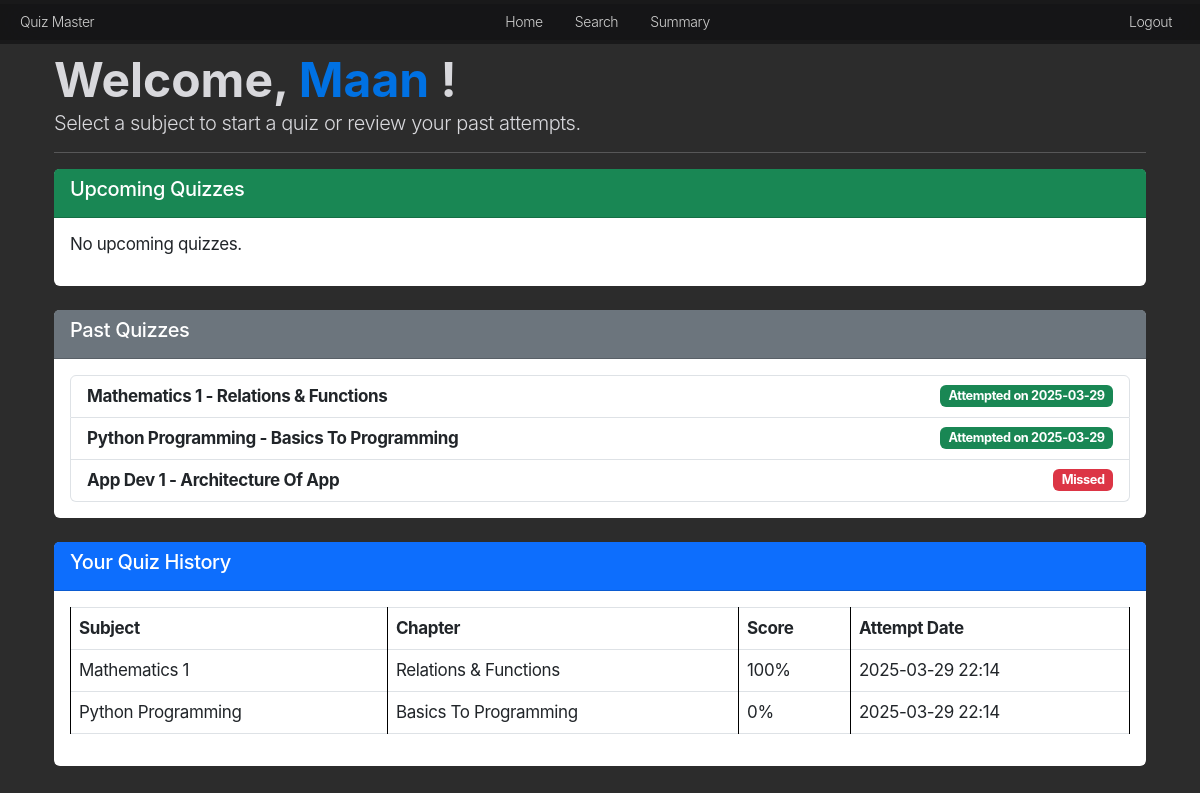
The page /user/dashboard (signed in) on the database its author committed.
### models.py (models this page shows, shortened)
class User(UserMixin, db.Model):
    id = db.Column(db.Integer, primary_key=True)
    email = db.Column(db.String(100), unique=True, nullable=False)
    password = db.Column(db.String(255), nullable=False)
    full_name = db.Column(db.String(100), nullable=False)
    qualification = db.Column(db.String(100))
    dob = db.Column(db.Date)
    is_admin = db.Column(db.Boolean, default=False)

class Subject(db.Model):
    id = db.Column(db.Integer, primary_key=True)
    name = db.Column(db.String(100), unique=True, nullable=False)
    description = db.Column(db.Text, nullable=True)

class Chapter(db.Model):
    id = db.Column(db.Integer, primary_key=True)
    name = db.Column(db.String(100), nullable=False)
    description = db.Column(db.Text, nullable=True)
    subject_id = db.Column(db.Integer, db.ForeignKey('subject.id'), nullable=False)
    subject = db.relationship('Subject', backref=db.backref('chapters', lazy=True))

class Score(db.Model):
    id = db.Column(db.Integer, primary_key=True)
    quiz_id = db.Column(db.Integer, db.ForeignKey('quiz.id'), nullable=False)
    user_id = db.Column(db.Integer, db.ForeignKey('user.id'), nullable=False)
    timestamp = db.Column(db.DateTime, default=datetime.utcnow)
    total_scored = db.Column(db.Integer, nullable=False)
    quiz = db.relationship('Quiz', backref=db.backref('scores', lazy=True))
    user = db.relationship('User', backref=db.backref('scores', lazy=True))

### routes.py (the view)
@main.route('/user/dashboard')
@login_required
def user_dashboard():
    if session.get('user_role') != 'user':
        flash("Access denied.", "danger")
        return redirect(url_for('main.home'))
    current_user = get_current_user()
    quizzes = Quiz.query.all()
    current_date = date.today()
    scores = Score.query.filter_by(user_id=session['user_id']).all()
    attempted_quiz_ids = {score.quiz_id for score in scores}
    upcoming_quizzes = [
        quiz for quiz in quizzes if quiz.date_of_quiz >= current_date and quiz.id not in attempted_quiz_ids
    ]
    user_attempts = {score.quiz_id: score.timestamp for score in Score.query.filter_by(user_id=session['user_id']).all()}
    past_quizzes = [
        {
            "quiz": quiz,
            "attempted": quiz.id in attempted_quiz_ids,
            "timestamp": user_attempts.get(quiz.id)
        }
        for quiz in quizzes if quiz.date_of_quiz < current_date or quiz.id in user_attempts
    ]
    return render_template('user_dashboard.html',
                           quizzes=quizzes,
                           scores=scores,
                           upcoming_quizzes=upcoming_quizzes,
                           past_quizzes=past_quizzes,
                           current_user=current_user,
                           current_date=current_date)

### routes.py (called while the page is built)
def login_required(f):
    @wraps(f)
    def decorated_function(*args, **kwargs):
        if 'user_id' not in session:
            flash("Please log in to access this page.", "danger")
            return redirect(url_for('auth.login'))
        return f(*args, **kwargs)
    return decorated_function

def get_current_user():
    if 'user_id' in session:
        return User.query.get(session['user_id'])
    return None

### templates/user_dashboard.html (shortened to what this page needs)
{% extends "base.html" %}
{% block content %}
<div class="container">
    <h2 class="mt-4">
        Welcome,
        <span style="color: var(--blue);">{{current_user.full_name}}</span> !
    </h2>
    <p class="lead">Select a subject to start a quiz or review your past attempts.</p>
    <hr>
    <div class="card mb-4">
        <div class="card-header bg-success text-white">
            <h5>Upcoming Quizzes</h5>
        </div>
        <div class="card-body">
            {% if upcoming_quizzes %}
                <ul class="list-group">
                    {% for quiz in upcoming_quizzes %}
                        <li class="list-group-item d-flex justify-content-between align-items-center">
                            <strong>{{ quiz.chapter.subject.name }} - {{ quiz.chapter.name }}</strong>
                            {% if quiz.date_of_quiz == current_date %}
                                <a href="{{ url_for('main.start_quiz', quiz_id=quiz.id) }}" class="btn btn-primary btn-sm">Start Quiz</a>
                            {% else %}
                                <span class="badge bg-warning text-dark">Available on {{ quiz.date_of_quiz }}</span>
                            {% endif %}
                        </li>
                    {% endfor %}
                </ul>
            {% else %}
                <p>No upcoming quizzes.</p>
            {% endif %}
        </div>
    </div>
    <div class="card mb-4">
        <div class="card-header bg-secondary text-white">
            <h5>Past Quizzes</h5>
        </div>
        <div class="card-body">
            {% if past_quizzes %}
                <ul class="list-group">
                    {% for entry in past_quizzes %}
                        <li class="list-group-item d-flex justify-content-between align-items-center">
                            <strong>{{ entry.quiz.chapter.subject.name }} - {{ entry.quiz.chapter.name }}</strong>
                            {% if entry.attempted %}
                                <span class="badge bg-success">Attempted on {{ entry.timestamp.strftime('%Y-%m-%d') }}</span>
                            {% else %}
                                <span class="badge bg-danger">Missed</span>
                            {% endif %}
                        </li>
                    {% endfor %}
                </ul>
            {% else %}
                <p>No past quizzes.</p>
            {% endif %}
        </div>
    </div>
    <div class="card mb-4">
        <div class="card-header bg-primary text-white">
            <h5>Your Quiz History</h5>
        </div>
        <div class="card-body">
            {% if scores %}
                <table class="table table-bordered">
                    <thead>
                        <tr>
                            <th>Subject</th>
                            <th>Chapter</th>
                            <th>Score</th>
                            <th>Attempt Date</th>
                        </tr>
                    </thead>
                    <tbody>
                        {% for score in scores %}
                            <tr>
                                {% if score.quiz and score.quiz.chapter and score.quiz.chapter.subject %}
                                    <td>{{ score.quiz.chapter.subject.name }}</td>
                                    <td>{{ score.quiz.chapter.name }}</td>
                                    <td>{{ score.total_scored }}%</td>
                                    <td>{{ score.timestamp.strftime('%Y-%m-%d %H:%M') }}</td>
                                {% else %}
                                    Deleted Quiz
                                {% endif %}
                            </tr>
                        {% endfor %}
                    </tbody>
                </table>
            {% else %}
                <p>No quiz attempts found. Try a quiz now!</p>
            {% endif %}
        </div>
    </div>
</div>
{% endblock %}

### static/style.css (style rules this page uses)
:root { --nav-bg: rgb(22,22,23,0.8); --white: #f5f5f7; --bg: #f5f5f8; --dark-bg: #2c2c2c; --dark-box: #1c1c1c; --beinge-white: rgb(216,216,220); --gray: rgb(99,99,102) ; --blue: #0071e3; --orange: #bf4800; --red: rgb(215,0,21); --success: rgb(48,219,91); --yellow: rgb(255,214,10); --nav-color: rgba(255, 255, 255, .8); --nav-color-secondary: #E8E8ED; --nav-color-hover: #FFFFFF; --main-white: #ffffff; }
body { background-color: var(--dark-bg); font-size: 17px; line-height: 1.47059; font-weight: 400; letter-spacing: -0.022em; font-family: "SF Pro Text", "SF Pro Icons", "AOS Icons", "Helvetica Neue", Helvetica, Arial, sans-serif; color: var(--beinge-white); font-style: normal; overflow: hidden; overflow-y: auto; }
.container { margin-top: 56px; }
.card { border: none; }
h2 { font-size: 48px; line-height: 1; font-weight: 700; letter-spacing: -0.00043em; }
table { border-collapse: collapse; width: 100%; }
th, td { border: 2px solid black; padding: 10px; text-align: left; }
th { background-color: #f2f2f2; }
tr:nth-child(even) { background-color: #f9f9f9; }
p { font-size: 17px; line-height: 1.17648; font-weight: 400; letter-spacing: -.022em; }

### rows shown on the page
User: full_name "Maan"
Subject: quiz.chapter.subject.name "Mathematics 1"
Chapter: quiz.chapter.name "Relations & Functions"
Score: timestamp "2025-03-29", quiz.chapter.subject.name "Mathematics 1", quiz.chapter.name "Relations & Functions", total_scored "100", timestamp "2025-03-29 22:14"
Subject: quiz.chapter.subject.name "Python Programming"
Chapter: quiz.chapter.name "Basics To Programming"
Score: timestamp "2025-03-29", quiz.chapter.subject.name "Python Programming", quiz.chapter.name "Basics To Programming", total_scored "0", timestamp "2025-03-29 22:14"
Subject: quiz.chapter.subject.name "App Dev 1"
Chapter: quiz.chapter.name "Architecture Of App"
